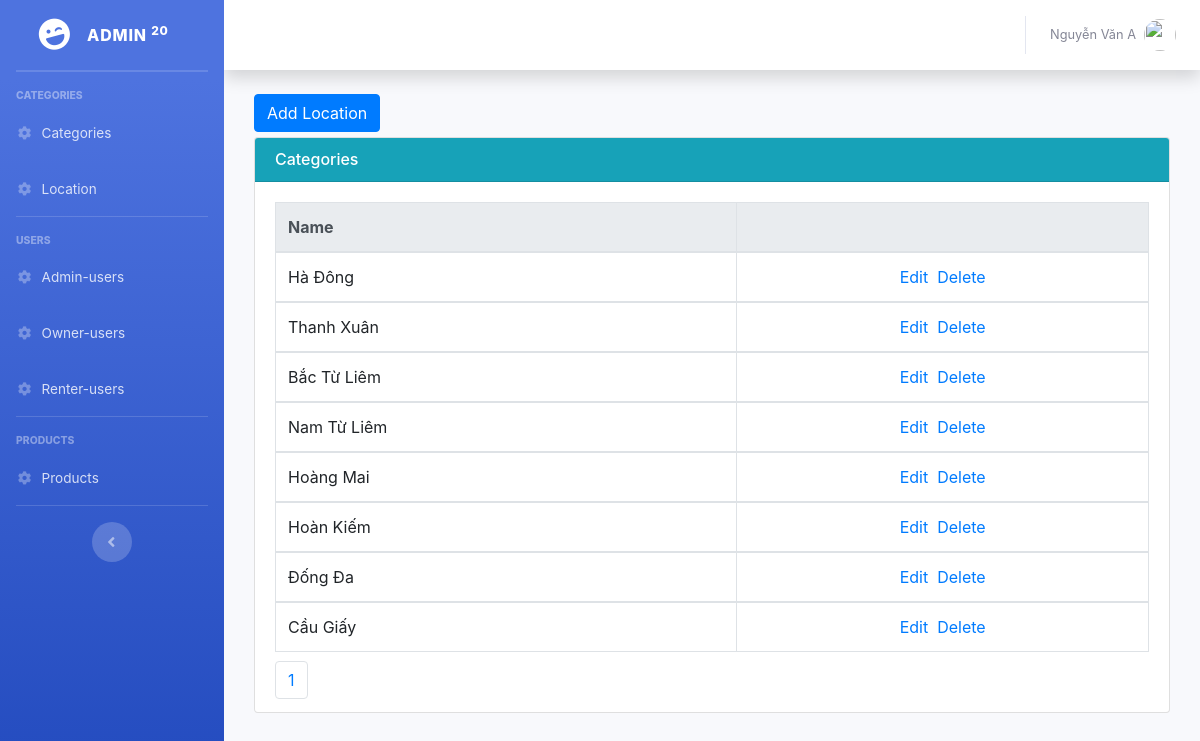
/Backend/Admin/index.php?controller=location&action=read (signed in), run on the app's committed database.
### tables this page shows
CREATE TABLE `location` (
  `id` int(11) NOT NULL,
  `name` varchar(500) NOT NULL
);

### Backend/Admin/Controllers/LocationController.php (called while the page is built, shortened)
<?php
	include "Models/LocationModel.php";
	class LocationController extends LocationModel{
		public function read(){
			$recordPerPage = 15;
			$numPage = ceil($this->modelTotal()/$recordPerPage);
			$listRecord = $this->modelRead($recordPerPage);
			include "Views/LocationView.php";
		}
	}
 ?>

### Backend/Admin/Models/LocationModel.php (called while the page is built, shortened)
<?php
	class LocationModel{
		public function modelRead($recordPerPage){
			$total = $this->modelTotal();
			$numPage = ceil($total/$recordPerPage);
			$page = isset($_GET["p"]) && $_GET["p"] > 0 ? $_GET["p"]-1 : 0;
			$from = $page * $recordPerPage;
			$conn = Connection::getInstance();
			$query = $conn->query("select * from location order by id desc limit $from, $recordPerPage");
			return $query->fetchAll();
		}
		public function modelTotal(){
			$conn = Connection::getInstance();
			$query = $conn->query("select id from location order by id desc");
			return $query->rowCount();
		}
	}
 ?>

### Backend/Admin/Views/LocationView.php (the view, shortened to what this page needs)
<div class="col-md-12" >
    <div style="margin-bottom:5px;">
        <a href="index.php?controller=location&action=create" class="btn btn-primary">Add Location</a>
    </div>
    <div class="card card-primary">
        <h6 class="card-header bg-info" style="color: white">Categories</h6>
        <div class="card-body">
            <table class="table table-bordered">
              <thead class="thead-light">
                <tr>
                  <th scope="col">Name</th>
                  <th scope="col"></th>
                </tr>
              </thead>
              <?php foreach($listRecord as $rows): ?>
              <tbody>
                <tr>
                  <td><?php echo $rows->name; ?></td>
                  <td style="text-align:center;">
                      <a href="index.php?controller=location&action=update&id=<?php echo $rows->id; ?>">Edit</a>&nbsp;
                        <a href="index.php?controller=location&action=delete&id=<?php echo $rows->id; ?>" onclick="return window.confirm('Are you sure?');">Delete</a>
                  </td>
                </tr>
              </tbody>
              <?php endforeach; ?>
            </table>
            <ul class="pagination">
                <li class="page-item">
                    <?php for($i = 1; $i <= $numPage; $i++): ?>
                    <a href="index.php?controller=location&action=read&p=<?php echo $i; ?>" class="page-link"><?php echo $i; ?></a>
                    <?php endfor; ?>
                </li>
            </ul>
        </div>
    </div>
</div>

### Backend/Admin/Views/LocationView.php (style rules this page uses)
.pagination { padding:0px; margin:0px; }
.page-link { display: inline; }

### data on the page
location: name "Hà Đông"
location: name "Thanh Xuân"
location: name "Bắc Từ Liêm"
location: name "Nam Từ Liêm"
location: name "Hoàng Mai"
location: name "Hoàn Kiếm"
location: name "Đống Đa"
location: name "Cầu Giấy"

### other printed values
$_SESSION["AdminName"] "Nguyễn Văn A"
